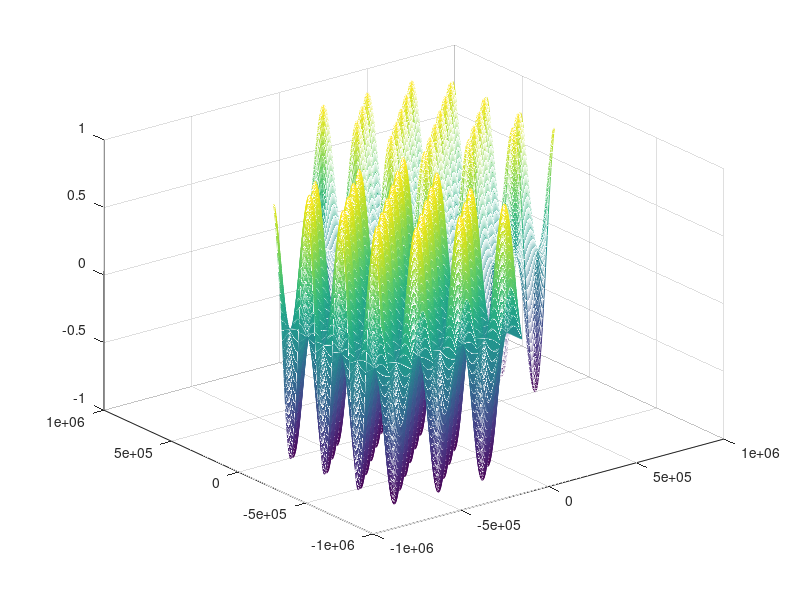

Write MATLAB code to recreate this figure.
%Create the meshgrid
Xinit = 0:3125:800000;
Yinit = 0:3125:800000;
[Xq,Yq] = meshgrid(Xinit,Yinit);
Z = sin(Xq/40000) .* cos(Yq/40000);                     % ‘Z’ To Provide A Surface
figure(11)
mesh(Xq,Yq,Z) 
hold on
% Original
grid on
XY = [Xq(:) Yq(:)];                                     % Create Matrix Of Vectors
theta=-180; %TO ROTATE CLOCKWISE BY X DEGREES
R=[cosd(theta) -sind(theta); sind(theta) cosd(theta)]; %CREATE THE MATRIX
rotXY=XY*R'; %MULTIPLY VECTORS BY THE ROT MATRIX 
Xqr = reshape(rotXY(:,1), size(Xq,1), []);
Yqr = reshape(rotXY(:,2), size(Yq,1), []);
%SHIFTING
Xqrs = Xqr+175.5362;
Yqrs = Yqr+175.5362;
figure(11)
mesh(Xqrs, Yqrs, Z)                                     % Rotated & Shifted
grid on